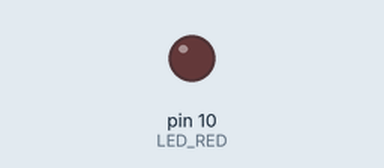
This program was run on a simulated Arduino Uno, built with avr-gcc and run on an emulated ATmega328P. Parts: output pins drawn as LEDs (lit = HIGH).

Above: at 0.5 s.
At 5.1 s:
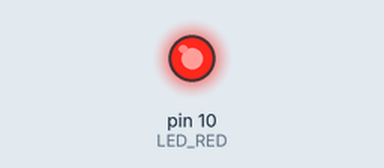
Timing chart, 0 to 12.7 s (numbered marks = the images above):
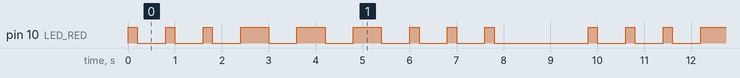

The program:

main.cpp
```cpp
#include <Arduino.h>

#define LED_RED 10

// Sposób kodowania
#define M_KROPKA_T 200
#define M_KRESKA_T 3 * M_KROPKA_T
#define M_PAUZA_T 3 * M_KROPKA_T
#define M_SPACJA_T 7 * M_KROPKA_T
void setup() {

  pinMode (LED_RED, OUTPUT);
}

void loop() {
  for (int i = 0; i< 3; i++) //Wysyłanie znaku 'S'
  {
  digitalWrite(LED_RED,HIGH);
  delay(M_KROPKA_T);
  digitalWrite(LED_RED,LOW);
  delay(M_PAUZA_T);
  }
  for (int i = 0; i < 3; i++) //Wysyłanie znaku '0'
  {
  digitalWrite(LED_RED,HIGH);
  delay(M_KRESKA_T);
  digitalWrite(LED_RED,LOW);
  delay(M_PAUZA_T);
  }
for (int i = 0; i < 3; i++) //Wysyłanie znaku 'S'
{
    digitalWrite(LED_RED,HIGH);
  delay(M_KROPKA_T);
  digitalWrite(LED_RED,LOW);
  delay(M_PAUZA_T);
}
delay(M_SPACJA_T);
}
```

Measured:
- by itself, pin 10 (LED_RED): repeats every 9.8 s: 2 × (LOW 0.60 s, HIGH 0.20 s), 3 × (LOW 0.60 s, HIGH 0.60 s), 3 × (LOW 0.60 s, HIGH 0.20 s), LOW 2.0 s, HIGH 0.20 s
- by itself, everything shown: repeats every 9.8 s, in 18 steps
